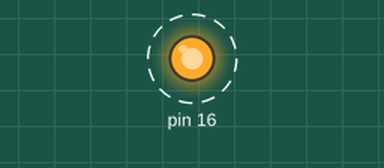
The program below on a simulated Tinker Board (header pin numbers). Parts: output pins drawn as LEDs (lit = HIGH). Dashed ring = blinking.

Above: at 0.5 s.
Timing chart, 0 to 4.6 s (numbered marks = the images above):
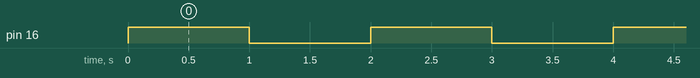

The program:

exemplo1GPIO.py
```python
#Electronic assembly using TK board and UNIT 42 board
#	TK GND --- A
#	A --- 1
#	TK 16 --- 12
#           11 --- 2


import ASUS.GPIO as GPIO
import time
GPIO.setmode(GPIO.BOARD)
GPIO.setup(16, GPIO.OUT)
while 1:
            GPIO.output(16, GPIO.HIGH)
            time.sleep(1)
            GPIO.output(16, GPIO.LOW)
            time.sleep(1)
```

Measured:
- by itself, pin 16: alternates HIGH for 1.0 s and LOW for 1.0 s
